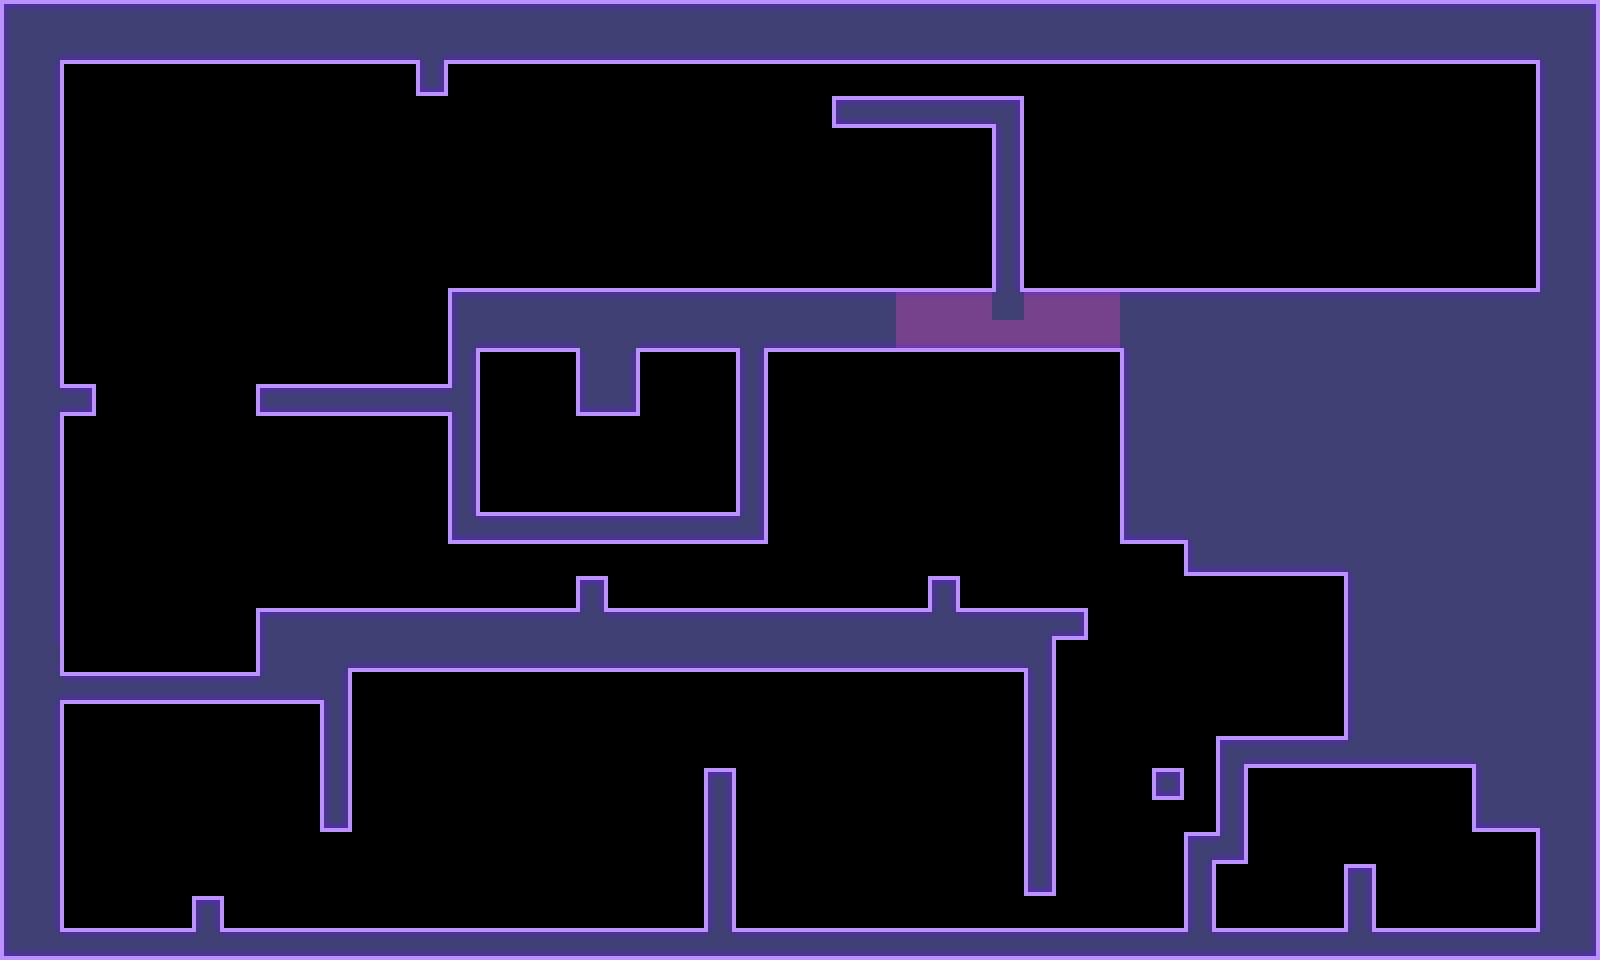

A 2D game scene composited from a Tiled map and its tileset images. What follows is a short description and the map's XML, with each tile layer's data collapsed to a summary:
An orthogonal 50x30 tile map with 32x32 px tiles, 3 tile layers (Background, Tile layer Neon 1, Tile layer ground 1) and 29 objects (13x FirePit, 3x MimicBox, 3x Collectable, 2x MovableWall, 2x Teleport, ...).

<map version="1.10" tiledversion="1.10.2" orientation="orthogonal" renderorder="right-down" width="50" height="30" tilewidth="32" tileheight="32" infinite="0" nextlayerid="15" nextobjectid="53">
 <tileset firstgid="1" source="DefaultTileset.tsx" />
 <layer id="1" name="Background" width="50" height="30">
  <properties>
   <property name="Opacity" type="float" value="0.5" />
  </properties>
  <data>[1500 cells, 590 non-empty, 2 distinct tile ids]</data>
 </layer>
 <layer id="14" name="Tile layer Neon 1" width="50" height="30">
  <data>[1500 cells, 458 non-empty, 32 distinct tile ids]</data>
 </layer>
 <layer id="13" name="Tile layer ground 1" width="50" height="30">
  <data>[1500 cells, 460 non-empty, 32 distinct tile ids]</data>
 </layer>
 <objectgroup id="2" name="2nd level objects">
  <properties>
   <property name="PairIndex" type="int" value="1" />
  </properties>
  <object id="1" name="Player" x="129" y="895" width="32" height="31" />
  <object id="4" name="MovableWall" x="704.455" y="671.545" width="31" height="96.5">
   <properties>
    <property name="PairIndex" type="int" value="1" />
   </properties>
  </object>
  <object id="12" name="MimicBox" x="676" y="420" width="92" height="92" />
  <object id="14" name="MimicBox" x="1486" y="879" width="93" height="92" />
  <object id="15" name="Collectable" x="1293" y="909" width="32" height="31" />
  <object id="16" name="Teleport" x="502" y="465.5" width="95" height="29" rotation="90" />
  <object id="18" name="Teleport" x="344.666" y="561" width="96.6667" height="32.6667" rotation="90" />
  <object id="19" name="Platform" x="63.6667" y="611.333" width="188" height="29">
   <properties>
    <property name="PairIndex" type="int" value="1" />
   </properties>
  </object>
  <object id="20" name="Collectable" x="943.333" y="272.667" width="29.3333" height="29.3333" />
  <object id="22" name="Finish" x="1321.33" y="255.999" width="30.6667" height="64" />
  <object id="29" name="Collectable" x="1004.33" y="591.333" width="29.3333" height="29.3333" />
  <object id="30" name="MimicBox" x="926.667" y="830.667" width="93.3333" height="94.6667" />
  <object id="34" name="FirePit" x="975.125" y="265.75" width="32" height="32" />
  <object id="35" name="FirePit" x="942.458" y="265.75" width="32" height="32" />
  <object id="36" name="FirePit" x="1038.79" y="265.75" width="32" height="32" />
  <object id="38" name="FirePit" x="1071.46" y="265.75" width="32" height="32" />
  <object id="39" name="FirePit" x="1103.46" y="265.75" width="32" height="32" />
  <object id="40" name="FirePit" x="911" y="265.75" width="32" height="32" />
  <object id="41" name="FirePit" x="977.645" y="374.5" width="32" height="32" rotation="180" />
  <object id="42" name="FirePit" x="944.978" y="374.5" width="32" height="32" rotation="180" />
  <object id="43" name="FirePit" x="1041.31" y="374.5" width="32" height="32" rotation="180" />
  <object id="44" name="FirePit" x="1008.98" y="374.5" width="32" height="32" rotation="180" />
  <object id="45" name="FirePit" x="1073.98" y="374.5" width="32" height="32" rotation="180" />
  <object id="46" name="FirePit" x="1105.98" y="374.5" width="32" height="32" rotation="180" />
  <object id="47" name="FirePit" x="913.52" y="374.5" width="32" height="32" rotation="180" />
  <object id="48" name="PlatformButton" x="70.9363" y="577.188" width="60.1504" height="25.5959" rotation="90">
   <properties>
    <property name="PairIndex" type="int" value="1" />
   </properties>
  </object>
  <object id="49" name="MovableWall" x="639.667" y="509.333" width="31" height="93" rotation="180">
   <properties>
    <property name="PairIndex" type="int" value="2" />
   </properties>
  </object>
  <object id="50" name="WallButton" x="615.167" y="591.916" width="31" height="31" rotation="90">
   <properties>
    <property name="PairIndex" type="int" value="2" />
   </properties>
  </object>
  <object id="52" name="WallButton" x="1018.33" y="720.667" width="32" height="29.3333" rotation="-90">
   <properties>
    <property name="PairIndex" type="int" value="1" />
   </properties>
  </object>
 </objectgroup>
</map>